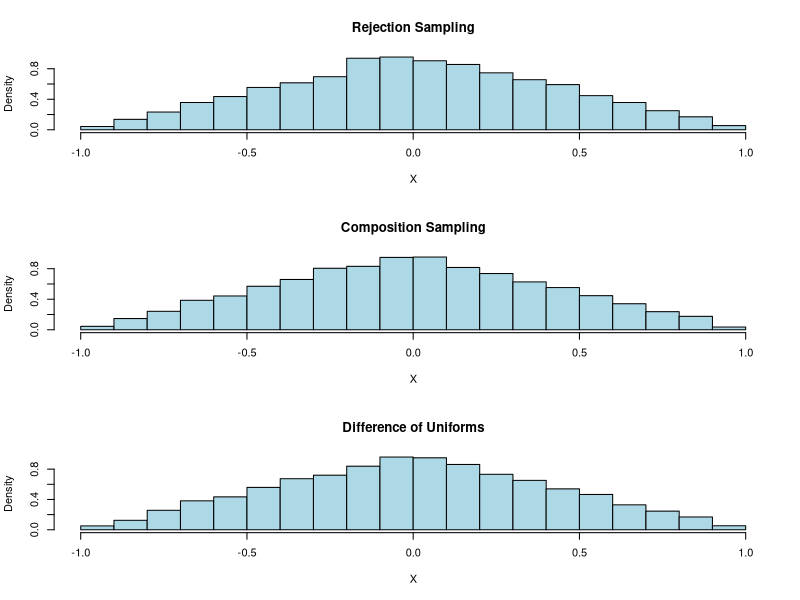
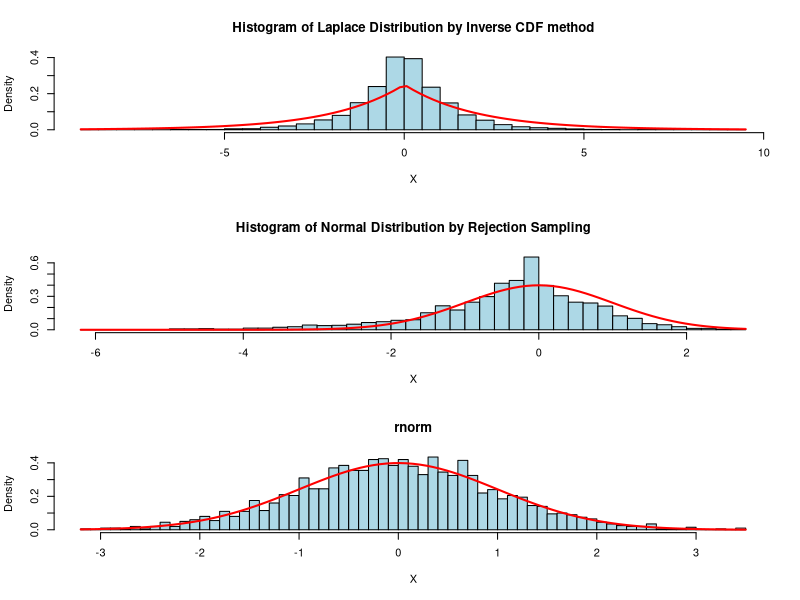

Write R code to recreate these figures, in order.
## ---- chunk 1
knitr::opts_chunk$set(echo = TRUE)
## ---- chunk 2
# rejection sampling
rejection_sampling <- function(n) {
  x <- runif(n, min = -1, max = 1)
  y <- runif(n, min = 0, max = 1)
  envelop_fx <- ifelse(x <= 0, x + 1, 1 - x)
  accepted <- y <= envelop_fx
  return(x[accepted])
}
## ---- chunk 3
# composition sampling
composition_sampling <- function(n) {
  Y <- ifelse(runif(n) < 0.5, sqrt(runif(n)) - 1, 1 - sqrt(1 - runif(n)))
  X <- ifelse(runif(n) < 0.5, Y, -Y)
  return(X)
}
## ---- chunk 4
# difference of uniforms
difference_of_uniforms <- function(n) {
  U1 <- runif(n)
  U2 <- runif(n)
  return(U1 - U2)
}

## ---- chunk 5
# checking the random generators
set.seed(123)
n <- 10000
par(mfrow = c(3, 1))

# Rejection Sampling
x_rejection_samples <- rejection_sampling(n)
hist(x_rejection_samples, main = "Rejection Sampling", xlab = "X", col = "lightblue", freq = FALSE)

# Composition Sampling
x_composition_samples <- composition_sampling(n)
hist(x_composition_samples, main = "Composition Sampling", xlab = "X", col = "lightblue", freq = FALSE)

# Difference of Uniforms
x_difference_uniforms_samples <- difference_of_uniforms(n)
hist(x_difference_uniforms_samples, main = "Difference of Uniforms", xlab = "X", col = "lightblue", freq = FALSE)

# Calculate variance for each method
var_rejection <- var(x_rejection_samples)
var_composition <- var(x_composition_samples)
var_difference <- var(x_difference_uniforms_samples)

cat("Variance of X (Rejection Sampling):", var_rejection, "\n")
cat("Variance of X (Composition Sampling):", var_composition, "\n")
cat("Variance of X (Differences of Uniforms):", var_difference, "\n")

## ---- chunk 6
# inverse CDF
# default that mu = 0; lambda =1
inverse_cdf_laplace <- function(n) {
  U <- runif(n)
  X <- ifelse(U < 0.5, log(2*U), -log(2*(1-U)))
  return(X)
}

# Generate 10000 random numbers and plot histogram
set.seed(123)
x <- inverse_cdf_laplace(10000)
hist(x, breaks=50, prob=TRUE, main = "Histogram of Laplace Distribution by Inverse CDF method", xlab = "X", col = "lightblue", freq = FALSE)

# Add theoretical density
curve(dexp(abs(x), rate=1/2)/2, add=TRUE, col="red", lwd=2)

## ---- chunk 7
# rejection sampling for Normal distribution
rejection_sampling_normal <- function(n) {
  a <- sqrt(2 *exp(1)/pi) # Envelop constant for Laplace distribution
  X <- rep(NA, n)
  i <- 1
  count_rejected <- 0

  while(i <= n) {
    Z <- inverse_cdf_laplace(1)
    U <- runif(1)
    if (U <= dnorm(Z) / (a * dexp(Z, rate=1/2))) {
      X[i] <- Z
      i <- i + 1
    } else {
      count_rejected <- count_rejected + 1
    }
  }

  rejection_rate <- count_rejected / n
  return(list(samples = X, rejection_rate = rejection_rate))
}

# Generate 2000 random numbers and plot histogram
set.seed(123)
results <- rejection_sampling_normal(2000)
x <- results$samples
hist(x, breaks=50, prob=TRUE, main = "Histogram of Normal Distribution by Rejection Sampling", xlab = "X", col = "lightblue", freq = FALSE)

# Add theoretical density
curve(dnorm(x), add=TRUE, col="red", lwd=2)

# Compute rejection rate
rejection_rate <- results$rejection_rate

# Compare rejection rates
cat("Average rejection rate (R):", rejection_rate, "\n")
cat("Expected rejection rate (ER):", 1 - (1 / sqrt(2 *exp(1)/pi)) , "\n")

# Generate 2000 random numbers using rnorm and plot histogram
y <- rnorm(2000)
hist(y, breaks=50, prob=TRUE, main = "rnorm", xlab = "X", col = "lightblue", freq = FALSE)

# Add theoretical density
curve(dnorm(x), add=TRUE, col="red", lwd=2)

